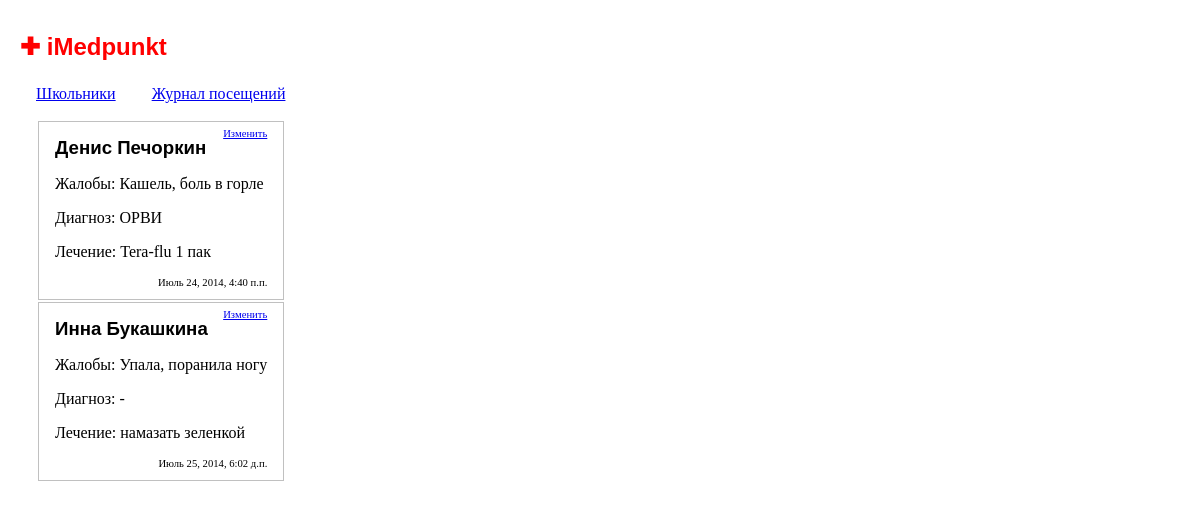
The page /visits_list on the database as committed earlier.
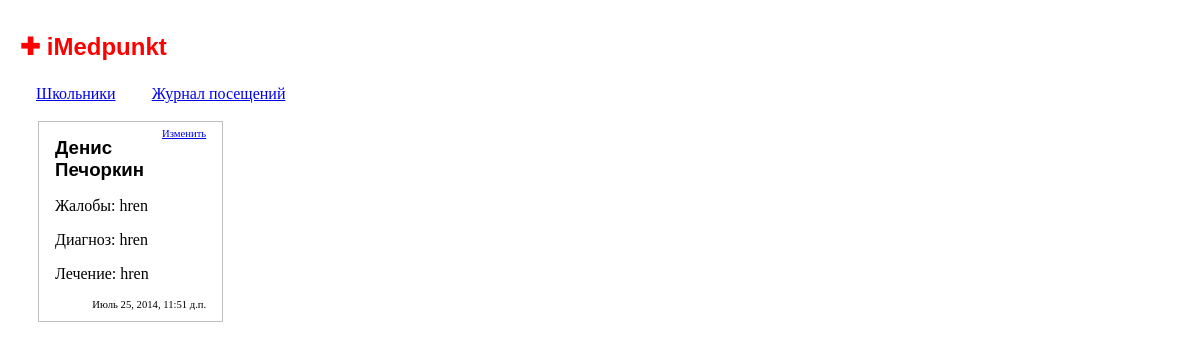
The same page on the database as committed later.
### iMedpunkt/models.py (models this page shows, shortened)
class Visit(models.Model):
    date = models.DateTimeField(auto_now=True)
    student = models.ForeignKey(Student)
    complaints = models.CharField(max_length=1000)
    examination = models.CharField(max_length=1000)
    diagnosis = models.CharField(max_length=1000)
    treatment = models.CharField(max_length=1000)
    temperature = models.IntegerField()
    flags = models.IntegerField()
    print = models.BooleanField(default=False)
    in_isolator = models.BooleanField(default=False)
    is_first = models.BooleanField(default=False)
    injury = models.BooleanField(default=False)
    need_consultation = models.BooleanField(default=False)
    need_repeat = models.BooleanField(default=False)

class Student(models.Model):
    first_name = models.CharField(max_length=50, default='#')
    patronymic = models.CharField(max_length=50, default='#')
    last_name = models.CharField(max_length=50, default='#')
    birth_date = models.DateField()
    sex = models.CharField(max_length=1, default="?")
    group = models.CharField(max_length=50, default='#')
    home = models.CharField(max_length=50, default='#')
    height = models.IntegerField(default=0)
    weight = models.IntegerField(default=0)
    health = models.CharField(max_length=100, default='#')
    allergy = models.CharField(max_length=100, default='#')
    food = models.CharField(max_length=100, default='#')
    bolel = models.BooleanField(default=False)
    cert1 = models.BooleanField(default=False)
    cert2 = models.BooleanField(default=False)
    def __str__(self):
        return self.first_name + " " + self.last_name

### iMedpunkt/views.py (the view)
# urls.py: url(r'^visits_list$', visits_list, name='visits_list'),
def visits_list(request):
    visits = Visit.objects.order_by("date")
    template = loader.get_template('visits_list.html')
    context = RequestContext(request, {
        'visits': visits
    })
    return HttpResponse(template.render(context))

### iMedpunkt/templates/visits_list.html
{% extends "base.html" %}
{% block content %}
<table class="visits">
    {% for visit in visits %}
    <tr class="visits">
        <td class="visits">
            <div style="float:right">
                <a style="font-size:8pt;" href="{% url 'visit_edit' visit.id %}">Изменить</a>
            </div>
            <h3>
                {{ visit.student }}
            </h3>
            <p>
                Жалобы: {{ visit.complaints }}
            </p>
            <p>
                Диагноз: {{ visit.diagnosis }}
            </p>
            <p>
                Лечение: {{ visit.treatment }}
            </p>
            <p style="font-size:8pt; text-align:right">
                {{ visit.date }}
            </p>
        </td>
    </tr>
    {% endfor %}
</table>
{% endblock %}

Rows that differ between the two databases and show on the page:
removed Visit: student "Инна Букашкина", complaints "Упала, поранила ногу", diagnosis "-", treatment "намазать зеленкой", date "Июль 25, 2014, 6:02 д.п."
changed Visit "Денис Печоркин": complaints "Кашель, боль в горле" → "hren"; diagnosis "ОРВИ" → "hren"; treatment "Tera-flu 1 пак" → "hren"; date "Июль 24, 2014, 4:40 п.п." → "Июль 25, 2014, 11:51 д.п."
